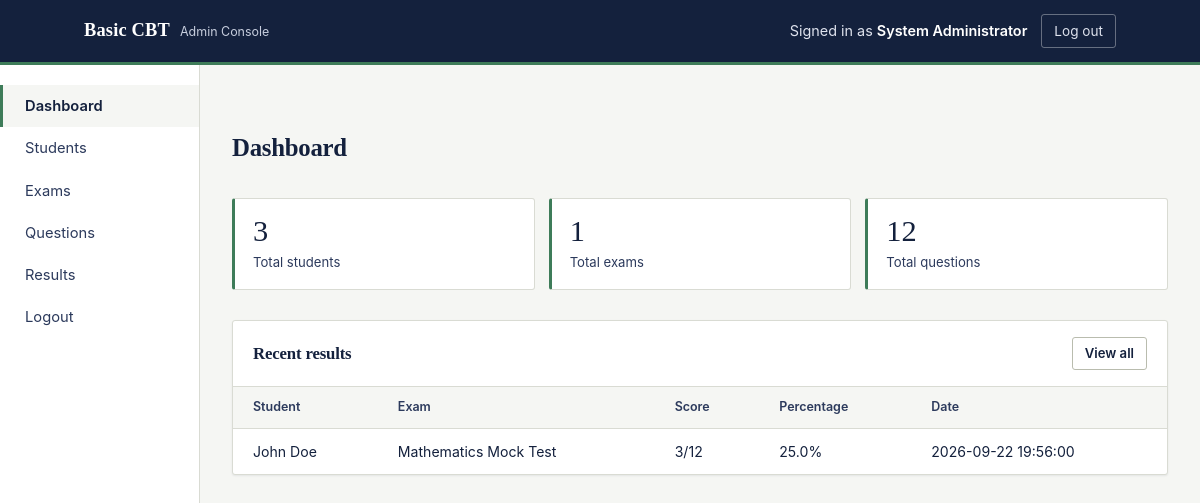
Screenshot of /admin/dashboard (signed in) with the database file from the repository.
### tables this page shows
CREATE TABLE results (
    id INTEGER PRIMARY KEY AUTOINCREMENT,
    student_id INTEGER NOT NULL,
    exam_id INTEGER NOT NULL,
    score INTEGER NOT NULL,
    total_questions INTEGER NOT NULL,
    percentage REAL NOT NULL,
    date_taken TEXT DEFAULT (datetime('now')),
    FOREIGN KEY (student_id) REFERENCES students (id) ON DELETE CASCADE,
    FOREIGN KEY (exam_id) REFERENCES exams (id) ON DELETE CASCADE
);

CREATE TABLE students (
    id INTEGER PRIMARY KEY AUTOINCREMENT,
    student_id TEXT UNIQUE NOT NULL,
    full_name TEXT NOT NULL,
    username TEXT UNIQUE NOT NULL,
    password_hash TEXT NOT NULL,
    created_at TEXT DEFAULT (datetime('now'))
);

CREATE TABLE exams (
    id INTEGER PRIMARY KEY AUTOINCREMENT,
    title TEXT NOT NULL,
    description TEXT,
    duration_minutes INTEGER NOT NULL,
    created_at TEXT DEFAULT (datetime('now'))
);

### app.py (the view)
@app.route("/admin/dashboard")
@admin_required
def admin_dashboard():
    db = get_db()
    total_students = db.execute("SELECT COUNT(*) AS c FROM students").fetchone()["c"]
    total_exams = db.execute("SELECT COUNT(*) AS c FROM exams").fetchone()["c"]
    total_questions = db.execute("SELECT COUNT(*) AS c FROM questions").fetchone()["c"]
    recent_results = db.execute(
        """SELECT r.*, s.full_name AS student_name, e.title AS exam_title
           FROM results r
           JOIN students s ON s.id = r.student_id
           JOIN exams e ON e.id = r.exam_id
           ORDER BY r.id DESC LIMIT 5"""
    ).fetchall()
    return render_template(
        "admin_dashboard.html",
        total_students=total_students,
        total_exams=total_exams,
        total_questions=total_questions,
        recent_results=recent_results,
    )

### app.py (called while the page is built)
def get_db():
    if "db" not in g:
        g.db = sqlite3.connect(DB_PATH)
        g.db.row_factory = sqlite3.Row
        g.db.execute("PRAGMA foreign_keys = ON")
    return g.db

def admin_required(view):
    @wraps(view)
    def wrapped(*args, **kwargs):
        if session.get("role") != "admin":
            flash("Please log in as an admin to continue.", "error")
            return redirect(url_for("login"))
        return view(*args, **kwargs)
    return wrapped

### templates/admin_dashboard.html (shortened to what this page needs)
{% extends "base.html" %}
{% block body %}
{% set active = "dashboard" %}
{% include "_admin_shell_open.html" %}
    <div class="page-head">
      <h1>Dashboard</h1>
    </div>
    <div class="stat-row">
      <div class="stat-box">
        <div class="num">{{ total_students }}</div>
        <div class="label">Total students</div>
      </div>
      <div class="stat-box">
        <div class="num">{{ total_exams }}</div>
        <div class="label">Total exams</div>
      </div>
      <div class="stat-box">
        <div class="num">{{ total_questions }}</div>
        <div class="label">Total questions</div>
      </div>
    </div>
    <div class="panel">
      <div class="panel-head">
        <h2>Recent results</h2>
        <a href="{{ url_for('all_results') }}" class="btn btn-outline btn-sm">View all</a>
      </div>
      {% if recent_results %}
      <table>
        <thead>
          <tr><th>Student</th><th>Exam</th><th>Score</th><th>Percentage</th><th>Date</th></tr>
        </thead>
        <tbody>
          {% for r in recent_results %}
          <tr>
            <td>{{ r.student_name }}</td>
            <td>{{ r.exam_title }}</td>
            <td>{{ r.score }}/{{ r.total_questions }}</td>
            <td>{{ r.percentage }}%</td>
            <td>{{ r.date_taken }}</td>
          </tr>
          {% endfor %}
        </tbody>
      </table>
      {% else %}
      <div class="empty-state">
        <h3>No results yet</h3>
        <p>Results will appear here once students start taking exams.</p>
      </div>
      {% endif %}
    </div>
  </main>
</div>
{% endblock %}

### static/css/style.css (style rules this page uses)
:root { --ink: #14213d; --ink-soft: #2c3a5c; --paper: #f5f6f3; --paper-raised: #ffffff; --rule: #d9dbd3; --rule-strong: #b9bcae; --green: #3e7c59; --green-deep: #2c5c41; --amber: #c98a1f; --amber-soft: #f3e2c3; --red: #b3392c; --red-soft: #f4dcd8; --font-serif: Georgia, "Iowan Old Style", "Palatino Linotype", "URW Palladio L", serif; --font-sans: -apple-system, BlinkMacSystemFont, "Segoe UI", Roboto, Helvetica, Arial, sans-serif; --radius: 3px; --shadow: 0 1px 2px rgba(20, 33, 61, 0.08); }
* { box-sizing: border-box; }
html, body { height: 100%; }
body { margin: 0; font-family: var(--font-sans); background: var(--paper); color: var(--ink); line-height: 1.5; -webkit-font-smoothing: antialiased; }
a { color: var(--green-deep); }
h1, h2, h3, h4 { font-family: var(--font-serif); color: var(--ink); margin: 0 0 0.4em; font-weight: 600; letter-spacing: -0.01em; }
.btn { display: inline-block; padding: 11px 20px; border-radius: var(--radius); border: 1px solid var(--green-deep); background: var(--green); color: #fff; font-weight: 600; font-size: 0.94rem; cursor: pointer; text-decoration: none; text-align: center; }
.btn-outline { background: transparent; color: var(--ink); border-color: var(--rule-strong); }
.btn-sm { padding: 6px 12px; font-size: 0.82rem; }
.page-head { display: flex; align-items: baseline; justify-content: space-between; flex-wrap: wrap; gap: 10px; margin: 32px 0 22px; }
.page-head h1 { font-size: 1.55rem; }
.stat-row { display: grid; grid-template-columns: repeat(auto-fit, minmax(160px, 1fr)); gap: 14px; margin-bottom: 30px; }
.stat-box { background: var(--paper-raised); border: 1px solid var(--rule); border-left: 3px solid var(--green); border-radius: var(--radius); padding: 16px 18px; }
.stat-box .num { font-family: var(--font-serif); font-size: 1.9rem; color: var(--ink); line-height: 1.1; }
.stat-box .label { font-size: 0.82rem; color: var(--ink-soft); margin-top: 4px; }
.panel { background: var(--paper-raised); border: 1px solid var(--rule); border-radius: var(--radius); overflow: hidden; box-shadow: var(--shadow); }
.panel-head { display: flex; align-items: center; justify-content: space-between; padding: 16px 20px; border-bottom: 1px solid var(--rule); gap: 10px; flex-wrap: wrap; }
.panel-head h2 { font-size: 1.05rem; margin: 0; }
table { width: 100%; border-collapse: collapse; font-size: 0.88rem; }
thead th { text-align: left; padding: 11px 20px; background: var(--paper); color: var(--ink-soft); font-weight: 600; border-bottom: 1px solid var(--rule); font-size: 0.78rem; }
tbody td { padding: 12px 20px; border-bottom: 1px solid var(--rule); color: var(--ink); vertical-align: top; }
tbody tr:last-child td { border-bottom: none; }

### rows the page displays
results: student_name "John Doe", exam_title "Mathematics Mock Test", score "3", total_questions "12", percentage "25.0", date_taken "2026-09-22 19:56:00"

### other values shown
{{ session.full_name }} "System Administrator"
{{ total_students }} "3"
{{ total_exams }} "1"
{{ total_questions }} "12"
